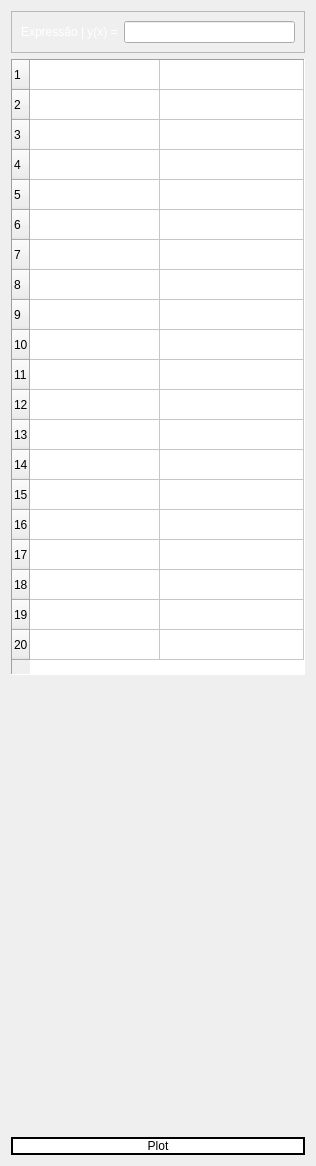
             <widget class="QWidget" name="tab_FuncaoDeAjuste">
              <attribute name="title">
               <string>Função de Ajuste</string>
              </attribute>
              <layout class="QVBoxLayout" name="verticalLayout_6">
               <item>
                <widget class="QFrame" name="frame_4">
                 <property name="maximumSize">
                  <size>
                   <width>16777215</width>
                   <height>45</height>
                  </size>
                 </property>
                 <property name="frameShape">
                  <enum>QFrame::StyledPanel</enum>
                 </property>
                 <property name="frameShadow">
                  <enum>QFrame::Raised</enum>
                 </property>
                 <layout class="QFormLayout" name="formLayout_2">
                  <item row="0" column="1">
                   <widget class="QLineEdit" name="QLE_expressao">
                    <property name="styleSheet">
                     <string notr="true">color: rgb(255, 255, 255);</string>
                    </property>
                    <property name="text">
                     <string/>
                    </property>
                   </widget>
                  </item>
                  <item row="0" column="0">
                   <widget class="QLabel" name="label_2">
                    <property name="styleSheet">
                     <string notr="true">color: rgb(255, 255, 255);</string>
                    </property>
                    <property name="text">
                     <string>Expressão | y(x) =</string>
                    </property>
                   </widget>
                  </item>
                 </layout>
                </widget>
               </item>
               <item>
                <widget class="QTableWidget" name="TBL_coeficientes">
                 <property name="autoFillBackground">
                  <bool>false</bool>
                 </property>
                 <property name="frameShape">
                  <enum>QFrame::Panel</enum>
                 </property>
                 <property name="sizeAdjustPolicy">
                  <enum>QAbstractScrollArea::AdjustToContents</enum>
                 </property>
                 <property name="autoScroll">
                  <bool>true</bool>
                 </property>
                 <property name="alternatingRowColors">
                  <bool>false</bool>
                 </property>
                 <property name="showGrid">
                  <bool>true</bool>
                 </property>
                 <property name="gridStyle">
                  <enum>Qt::SolidLine</enum>
                 </property>
                 <property name="sortingEnabled">
                  <bool>false</bool>
                 </property>
                 <property name="rowCount">
                  <number>20</number>
                 </property>
                 <attribute name="horizontalHeaderVisible">
                  <bool>false</bool>
                 </attribute>
                 <attribute name="horizontalHeaderCascadingSectionResizes">
                  <bool>false</bool>
                 </attribute>
                 <attribute name="horizontalHeaderMinimumSectionSize">
                  <number>40</number>
                 </attribute>
                 <attribute name="horizontalHeaderDefaultSectionSize">
                  <number>130</number>
                 </attribute>
                 <attribute name="horizontalHeaderHighlightSections">
                  <bool>true</bool>
                 </attribute>
                 <attribute name="horizontalHeaderShowSortIndicator" stdset="0">
                  <bool>false</bool>
                 </attribute>
                 <attribute name="horizontalHeaderStretchLastSection">
                  <bool>true</bool>
                 </attribute>
                 <row/>
                 <row/>
                 <row/>
                 <row/>
                 <row/>
                 <row/>
                 <row/>
                 <row/>
                 <row/>
                 <row/>
                 <row/>
                 <row/>
                 <row/>
                 <row/>
                 <row/>
                 <row/>
                 <row/>
                 <row/>
                 <row/>
                 <row/>
                 <column>
                  <property name="text">
                   <string>Parâmetros</string>
                  </property>
                  <property name="font">
                   <font>
                    <bold>true</bold>
                   </font>
                  </property>
                  <property name="textAlignment">
                   <set>AlignCenter</set>
                  </property>
                 </column>
                 <column>
                  <property name="text">
                   <string>Incerteza</string>
                  </property>
                  <property name="font">
                   <font>
                    <bold>true</bold>
                    <stylestrategy>PreferAntialias</stylestrategy>
                   </font>
                  </property>
                  <property name="textAlignment">
                   <set>AlignCenter</set>
                  </property>
                 </column>
                </widget>
               </item>
               <item>
                <widget class="QFrame" name="frame_5">
                 <property name="minimumSize">
                  <size>
                   <width>0</width>
                   <height>450</height>
                  </size>
                 </property>
                 <property name="frameShape">
                  <enum>QFrame::NoFrame</enum>
                 </property>
                 <property name="frameShadow">
                  <enum>QFrame::Raised</enum>
                 </property>
                </widget>
               </item>
               <item>
                <widget class="QPushButton" name="BTN_plot">
                 <property name="styleSheet">
                  <string notr="true">QPushButton{
	background-color: rgb(255, 255, 255);
	color: black;
	border: 2px solid;
}
QPushButton:hover{
	background-color: rgb(85, 8, 90);
}
</string>
                 </property>
                 <property name="text">
                  <string>Plot</string>
                 </property>
                </widget>
               </item>
              </layout>
             </widget>
